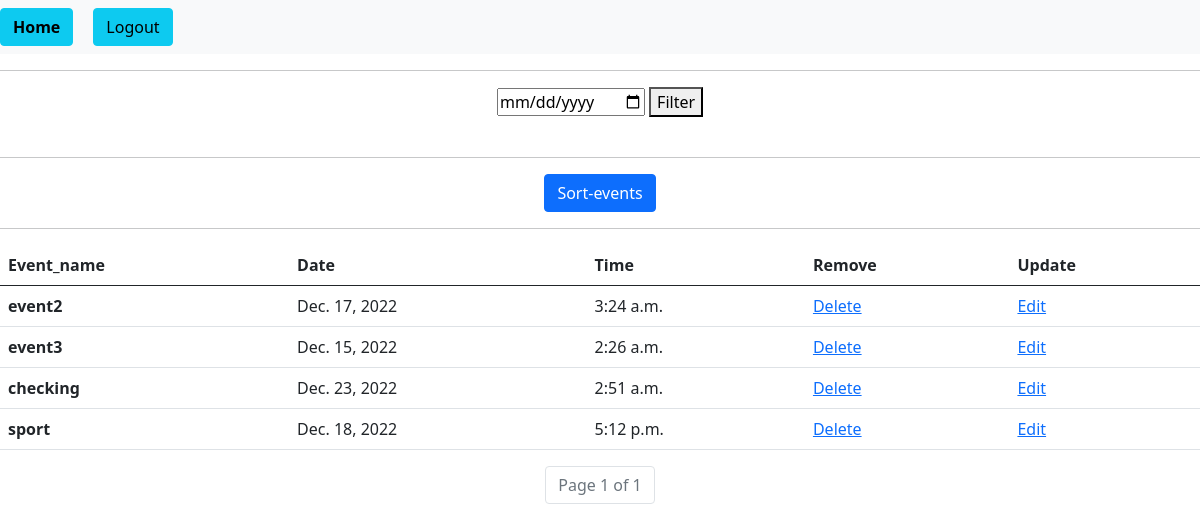
Page /see_you_hosted/ (signed in) on the committed database.
### app/models.py (models this page shows, shortened)
class events(models.Model):
    host = models.ForeignKey(
        User, on_delete=models.CASCADE, default='request.user', related_name='users')
    event_name = models.CharField(max_length=100)
    date = models.DateField(null=True,validators=[validate_date])
    time = models.TimeField(null=True)
    invited_user = models.ManyToManyField(User, blank=True)

### app/views/events.py (the view)
# urls.py: path('see_you_hosted/',events.events_hosted_by_you,name='you_hosted'),
@login_required(login_url='login')
def events_hosted_by_you(request):
    sort_events = request.GET.get('sort_events')
    date_filter = request.GET.get('date_filter')
    user = request.user
    if sort_events is not None:
        obj = events.objects.filter(host=user).order_by('date', 'time')
    else:
        obj = events.objects.filter(host=user)
    p = Paginator(obj, 4)
    page = request.GET.get('page')
    obj = p.get_page(page)
    context = {
        'objs': obj,
        'sort_events': sort_events,
        'date_filter': date_filter
    }
    return render(request, 'see_events_hosted_by_you.html', context)

### app/templates/see_events_hosted_by_you.html (shortened to what this page needs)
{% extends 'base.html' %}
{% block content %}
<center>
  <form action="/date_filter" method="post">
    <input required type="date" name="date" id="">
    <button type="submit">Filter</button>
  </form>
  <br>
  {% if message %}
  <h1><b>{{message}}</b></h1>
  {% else %}
  <hr>
  <a name="" id="" class="btn btn-primary" href="?sort_events=1" role="button">Sort-events</a>
  <br>
  <hr>
  <table class="table ">
    <thead>
      <tr>
        <th scope="col">Event_name</th>
        <th scope="col">Date</th>
        <th scope="col">Time</th>
        <th scope="col">Remove</th>
        <th scope="col">Update </th>
      </tr>
    </thead>
    <tbody>
      {% for obj in objs %}
      <tr>
      <th>{{obj.event_name}}</th>
        <td>{{obj.date}}</td>
        <td>{{obj.time}}</td>
        <td>
          <a href="/remove_event/{{obj.id}}">Delete</a>
        </td>
        <td>
          <a href="/update_event/{{obj.id}}">Edit</a>
        </td>
      </tr>
      {% endfor %}
    </tbody>
  </table>
  <nav aria-label="Page navigation example" mt-30>
    <ul class="pagination justify-content-center">
      <li class="page-item disabled">
        <a class="page-link" href="#" tabindex="-1">Page {{objs.number}} of {{objs.paginator.num_pages}}</a>
      </li>
    </ul>
  </nav>
  {% endif %}
</center>
{% endblock %}

### app/templates/base.html (shortened to what this page needs)
<!doctype html>
<html lang="en">
<head>
        <link href="https://cdn.jsdelivr.net/npm/bootstrap@5.0.1/dist/css/bootstrap.min.css" rel="stylesheet"
>
</head>
<body >
    <nav class="navbar navbar-expand-lg navbar-light bg-light" style="background-color:black">
        <div class="collapse navbar-collapse" id="navbarSupportedContent">
            <ul class="navbar-nav mr-auto">
                <li class="nav-item active">
                    <a class="btn btn-info" href="/"><b>Home</b></a>
                </li>
            </ul>
            <ul class="navbar-nav my-2 my-lg-0">
                {% if request.user.is_authenticated %}
                <li class="nav-item " style="margin-left: 20px;">
                    <a class="btn btn-info" href="/logout">Logout</a>
                </li>
                {% endif %}
        </div>
    </nav>
    <hr>
    {% block content %}
    {% endblock %}
</body>
</html>

### rows in the picture
events: event_name "event2", date "Dec. 17, 2022", time "3:24 a.m."
events: event_name "event3", date "Dec. 15, 2022", time "2:26 a.m."
events: event_name "checking", date "Dec. 23, 2022", time "2:51 a.m."
events: event_name "sport", date "Dec. 18, 2022", time "5:12 p.m."

### other values in the picture
{{ objs.number }} "1"
{{ objs.paginator.num_pages }} "1"
